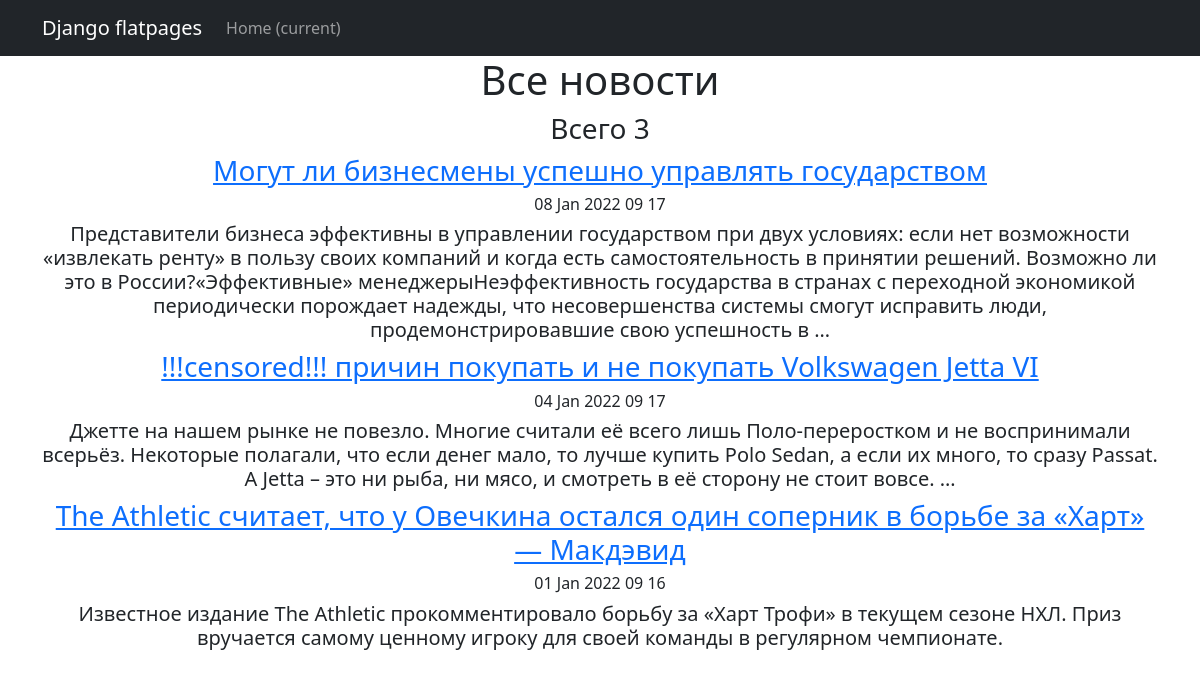
Before: /news/ with the older database file.
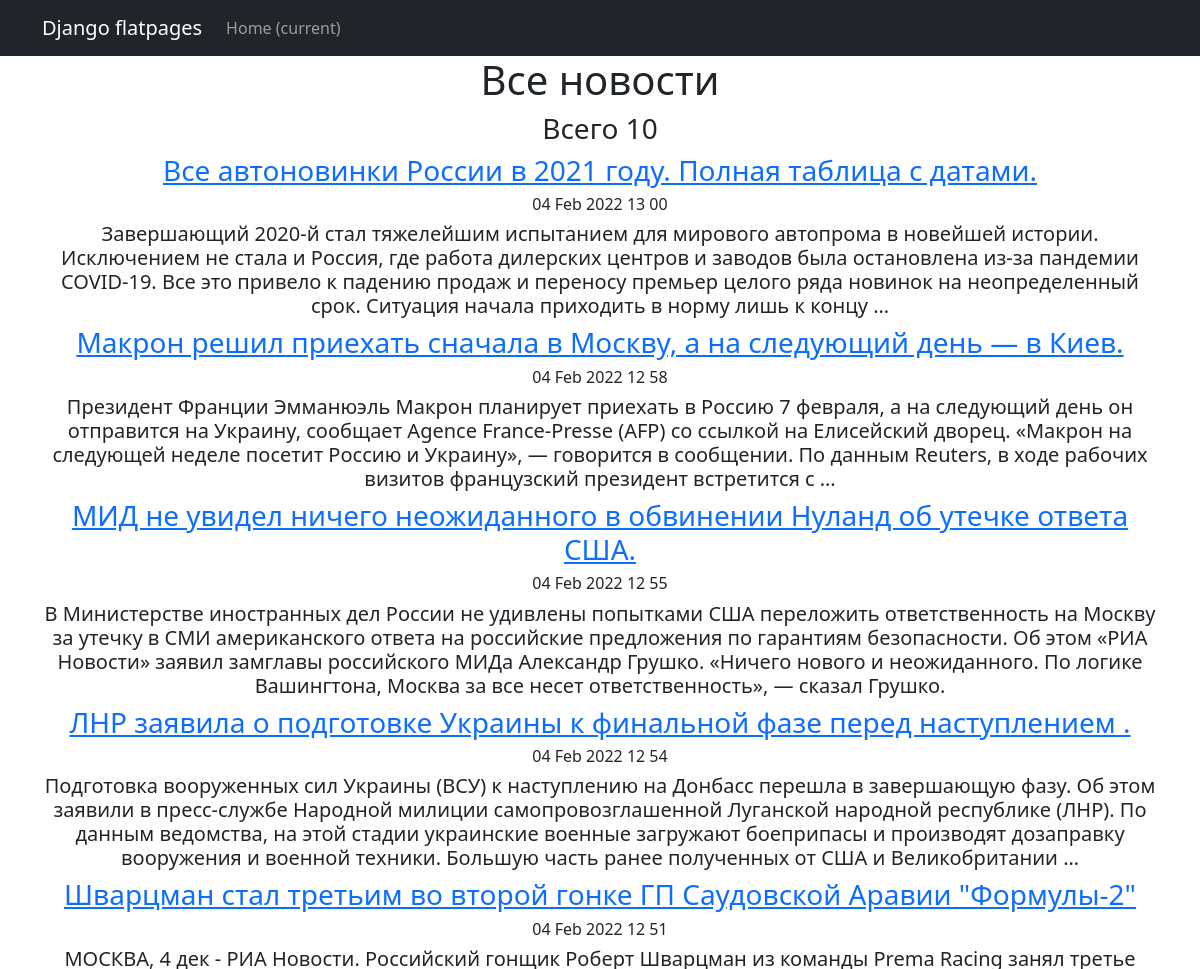
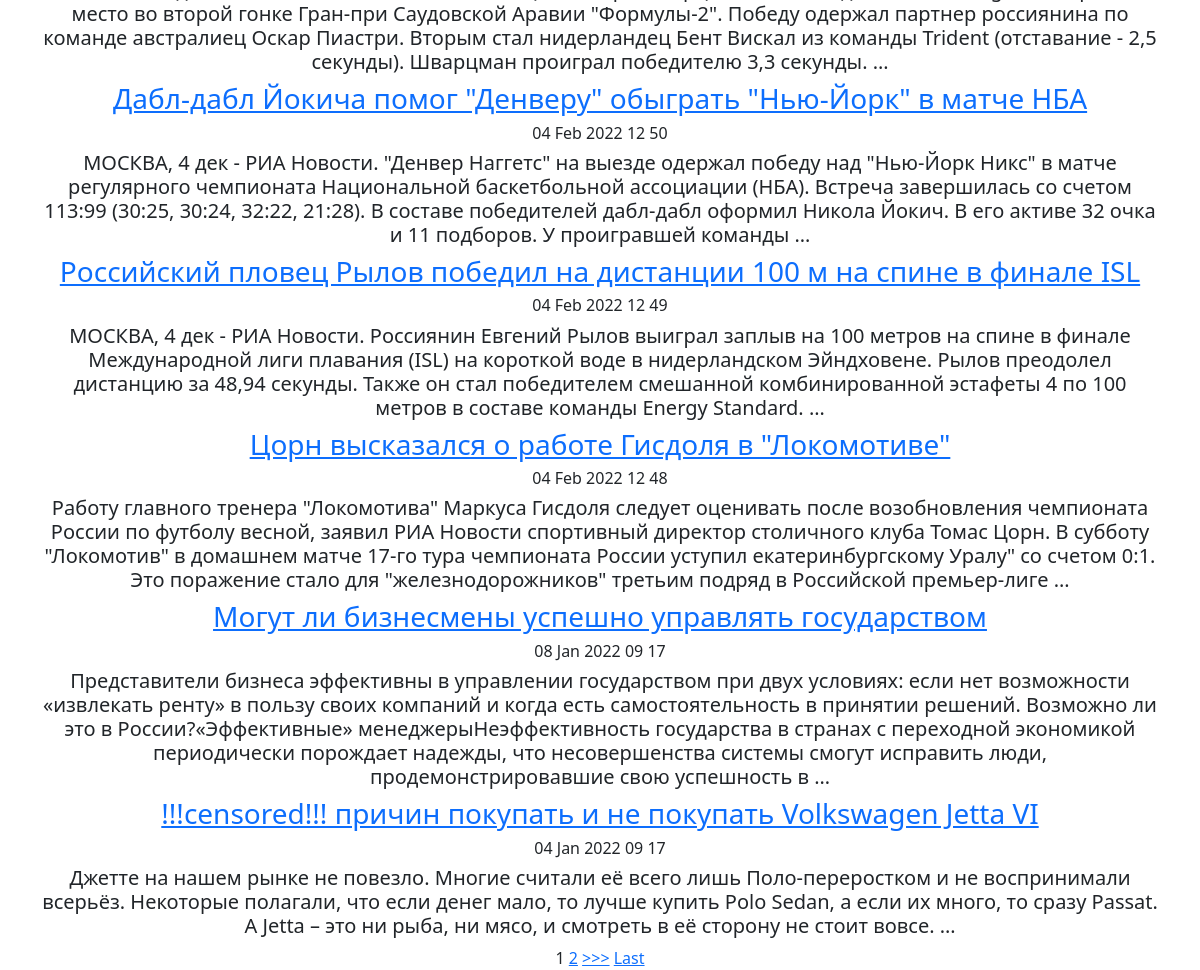
After: the same page with the newer database file (2 pictures, top to bottom).
### news/models.py (models this page shows, shortened)
class Post(models.Model):
    ARTICLE = 'AT'
    NEWS = 'NW'
    TYPE = [
        (ARTICLE, 'Статья'),
        (NEWS, 'Новость'),
    ]
    post_type = models.CharField(max_length=2,choices=TYPE, default=ARTICLE)
    post_time_in = models.DateTimeField(auto_now_add=True, verbose_name='(ММ/ДД/ГГГГ)Добавлено')
    post_categories = models.ManyToManyField(Category, through='PostCategory')
    headline = models.CharField(max_length=155, verbose_name='В заголовке')
    text = models.TextField()
    rating = models.SmallIntegerField(default=0)
    author = models.ForeignKey(Author, on_delete=models.CASCADE)

### news/views.py (the view)
# urls.py: path('', News.as_view()),
class News(ListView):
    model = Post  # указываем модель, объекты которой мы будем выводить
    template_name = 'news.html'  # указываем имя шаблона, в котором будет лежать HTML, в котором будут все инструкции о том, как именно пользователю должны вывестись наши объекты
    context_object_name = 'news'  # это имя списка, в котором будут лежать все объекты, его надо указать, чтобы обратиться к самому списку объектов через HTML-шаблон
    queryset = Post.objects.order_by('-post_time_in')
    paginate_by = 10

### news/templatetags/custom_filters.py (called while the page is built)
@register.filter(name='Censor')
def Censor(value):
    test_list = ['дурак', 'идиот']
    for i in value.split():
        if i in test_list:
            value = value.replace(i, "!!!censored!!!")
    return value

### templates/news.html (shortened to what this page needs)
{% extends 'flatpages/default.html' %}
{% load custom_filters %}
{% block content %}
<h1>Все новости</h1>
<h3>Всего {{news|length}}</h3>
{% for newsdetail in news %}
<a href="{% url 'post_detail' newsdetail.id %}"><h3>{{newsdetail.headline|Censor }}</h3></a>
<h6>{{ newsdetail.post_time_in|date:'d M Y H i' }}</h6>
<h5>{{ newsdetail.text|truncatewords:50|Censor }}</h5>
{% endfor %}
{% if is_paginated %}
    {% for num in page_obj.paginator.page_range %}
        {% if page_obj.number == num %}
            <a>{{ num }}</a>
        {% elif num > page_obj.number|add:'-3' and num < page_obj.number|add:'3' %}
            <a href="?page={{ num }}">{{ num }}</a>
        {% endif %}
    {% endfor %}
    {% if page_obj.has_next %}
        <a href="?page={{ page_obj.next_page_number }}">>>></a>
        <a href="?page={{ page_obj.paginator.num_pages }}">Last</a>
    {% endif %}
{% endif %}
{% endblock content %}

Changed rows visible on the page:
no longer on this page (row unchanged): Post: headline|Censor "The Athletic считает, что у Овечкина остался один соперник в борьбе за «Харт» — Макдэвид", post_time_in "01 Jan 2022 09 16", text|Censor "Известное издание The Athletic прокомментировало борьбу за «Харт Трофи» в текущем сезоне НХЛ. Приз вручается самому ценному игроку для своей команды в регулярном чемпионате."
added Post: headline|Censor "Все автоновинки России в 2021 году. Полная таблица с датами.", post_time_in "04 Feb 2022 13 00", text|Censor "Завершающий 2020-й стал тяжелейшим испытанием для мирового автопрома в новейшей истории. Исключением не стала и Россия, где работа дилерских центров и заводов была остановлена из-за пандемии COVID-19. Все это привело к падению продаж и переносу премьер целого ряда новинок на неопределенный срок. Ситуация начала приходить в норму лишь к концу …"
added Post: headline|Censor "Макрон решил приехать сначала в Москву, а на следующий день — в Киев.", post_time_in "04 Feb 2022 12 58", text|Censor "Президент Франции Эмманюэль Макрон планирует приехать в Россию 7 февраля, а на следующий день он отправится на Украину, сообщает Agence France-Presse (AFP) со ссылкой на Елисейский дворец. «Макрон на следующей неделе посетит Россию и Украину», — говорится в сообщении. По данным Reuters, в ходе рабочих визитов французский президент встретится с …"
added Post: headline|Censor "МИД не увидел ничего неожиданного в обвинении Нуланд об утечке ответа США.", post_time_in "04 Feb 2022 12 55", text|Censor "В Министерстве иностранных дел России не удивлены попытками США переложить ответственность на Москву за утечку в СМИ американского ответа на российские предложения по гарантиям безопасности. Об этом «РИА Новости» заявил замглавы российского МИДа Александр Грушко. «Ничего нового и неожиданного. По логике Вашингтона, Москва за все несет ответственность», — сказал Грушко."
added Post: headline|Censor "ЛНР заявила о подготовке Украины к финальной фазе перед наступлением .", post_time_in "04 Feb 2022 12 54", text|Censor "Подготовка вооруженных сил Украины (ВСУ) к наступлению на Донбасс перешла в завершающую фазу. Об этом заявили в пресс-службе Народной милиции самопровозглашенной Луганской народной республике (ЛНР). По данным ведомства, на этой стадии украинские военные загружают боеприпасы и производят дозаправку вооружения и военной техники. Большую часть ранее полученных от США и Великобритании …"
added Post: headline|Censor "Шварцман стал третьим во второй гонке ГП Саудовской Аравии \"Формулы-2\"", post_time_in "04 Feb 2022 12 51", text|Censor "МОСКВА, 4 дек - РИА Новости. Российский гонщик Роберт Шварцман из команды Prema Racing занял третье место во второй гонке Гран-при Саудовской Аравии \"Формулы-2\". Победу одержал партнер россиянина по команде австралиец Оскар Пиастри. Вторым стал нидерландец Бент Вискал из команды Trident (отставание - 2,5 секунды). Шварцман проиграл победителю 3,3 секунды. …"
added Post: headline|Censor "Дабл-дабл Йокича помог \"Денверу\" обыграть \"Нью-Йорк\" в матче НБА", post_time_in "04 Feb 2022 12 50", text|Censor "МОСКВА, 4 дек - РИА Новости. \"Денвер Наггетс\" на выезде одержал победу над \"Нью-Йорк Никс\" в матче регулярного чемпионата Национальной баскетбольной ассоциации (НБА). Встреча завершилась со счетом 113:99 (30:25, 30:24, 32:22, 21:28). В составе победителей дабл-дабл оформил Никола Йокич. В его активе 32 очка и 11 подборов. У проигравшей команды …"
added Post: headline|Censor "Российский пловец Рылов победил на дистанции 100 м на спине в финале ISL", post_time_in "04 Feb 2022 12 49", text|Censor "МОСКВА, 4 дек - РИА Новости. Россиянин Евгений Рылов выиграл заплыв на 100 метров на спине в финале Международной лиги плавания (ISL) на короткой воде в нидерландском Эйндховене. Рылов преодолел дистанцию за 48,94 секунды. Также он стал победителем смешанной комбинированной эстафеты 4 по 100 метров в составе команды Energy Standard. …"
added Post: headline|Censor "Цорн высказался о работе Гисдоля в \"Локомотиве\"", post_time_in "04 Feb 2022 12 48", text|Censor "Работу главного тренера \"Локомотива\" Маркуса Гисдоля следует оценивать после возобновления чемпионата России по футболу весной, заявил РИА Новости спортивный директор столичного клуба Томас Цорн. В субботу \"Локомотив\" в домашнем матче 17-го тура чемпионата России уступил екатеринбургскому Уралу\" со счетом 0:1. Это поражение стало для \"железнодорожников\" третьим подряд в Российской премьер-лиге …"
Other visible differences:
{{ news|length }}: "3" → "10"
new list line: "1"
new list line: "2"
text now shown: ">>> Last"
